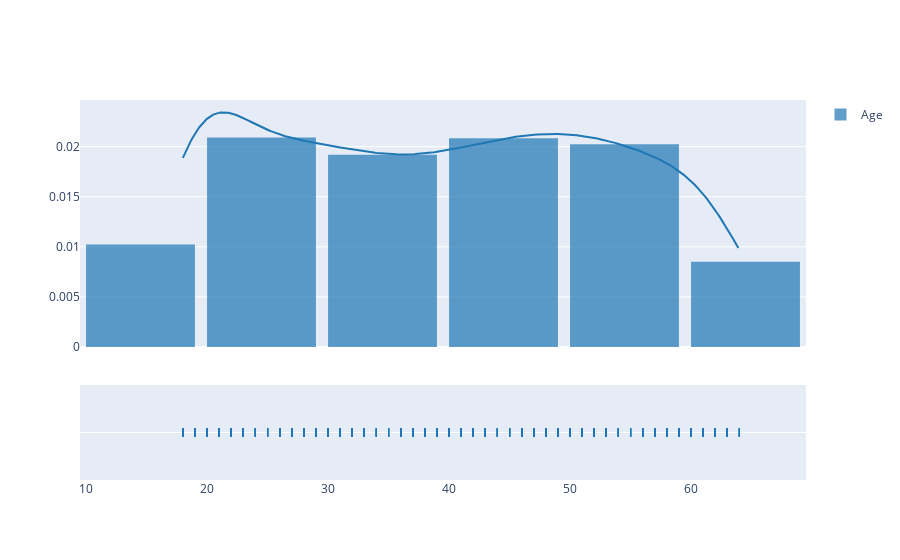

Notebook code for this chart:
### Markdown cell above
Age column

### Code cell
hist_data = [insurance_dataset.age]
group_labels = ['Age'] 

fig = ff.create_distplot(hist_data, group_labels, show_hist=True)
fig.update_traces(nbinsx=5, autobinx=True, selector={'type':'histogram'})
fig.update_layout(bargap=0.1)
fig.show()

### Figure 1 — Plotly figure (JSON) as saved in the notebook; plotly's stock layout.template omitted (floating-point values rounded to 4 significant figures; data arrays with more than 128 entries replaced by an {"elided": "..."} marker saying what was removed)
{"data": [{"autobinx": true, "histnorm": "probability density", "legendgroup": "Age", "marker": {"color": "rgb(31, 119, 180)"}, "name": "Age", "nbinsx": 5, "opacity": 0.7, "type": "histogram", "x": {"elided": "1338 int values"}, "xaxis": "x", "xbins": {"end": 64, "size": 1, "start": 18}, "yaxis": "y"}, {"legendgroup": "Age", "marker": {"color": "rgb(31, 119, 180)"}, "mode": "lines", "name": "Age", "showlegend": false, "type": "scatter", "x": {"elided": "500 float values"}, "xaxis": "x", "y": {"elided": "500 float values"}, "yaxis": "y"}, {"legendgroup": "Age", "marker": {"color": "rgb(31, 119, 180)", "symbol": "line-ns-open"}, "mode": "markers", "name": "Age", "showlegend": false, "type": "scatter", "x": {"elided": "1338 int values"}, "xaxis": "x", "y": {"elided": "1338 str values"}, "yaxis": "y2"}], "layout": {"bargap": 0.1, "barmode": "overlay", "hovermode": "closest", "legend": {"traceorder": "reversed"}, "xaxis": {"anchor": "y2", "domain": [0, 1], "zeroline": false}, "yaxis": {"anchor": "free", "domain": [0.35, 1], "position": 0}, "yaxis2": {"anchor": "x", "domain": [0, 0.25], "dtick": 1, "showticklabels": false}}}
